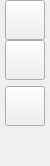
             <widget class="QWidget" name="widget_18" native="true">
              <property name="minimumSize">
               <size>
                <width>50</width>
                <height>0</height>
               </size>
              </property>
              <property name="maximumSize">
               <size>
                <width>50</width>
                <height>16777215</height>
               </size>
              </property>
              <layout class="QGridLayout" name="gridLayout_50">
               <property name="leftMargin">
                <number>0</number>
               </property>
               <property name="topMargin">
                <number>0</number>
               </property>
               <property name="rightMargin">
                <number>0</number>
               </property>
               <property name="bottomMargin">
                <number>0</number>
               </property>
               <property name="spacing">
                <number>0</number>
               </property>
               <item row="2" column="0">
                <widget class="QWidget" name="w_Plot_Area_Buttons" native="true">
                 <layout class="QVBoxLayout" name="verticalLayout">
                  <property name="leftMargin">
                   <number>0</number>
                  </property>
                  <property name="topMargin">
                   <number>0</number>
                  </property>
                  <property name="rightMargin">
                   <number>0</number>
                  </property>
                  <property name="bottomMargin">
                   <number>0</number>
                  </property>
                  <item>
                   <widget class="QPushButton" name="pb_Plot_Decorations">
                    <property name="sizePolicy">
                     <sizepolicy hsizetype="Minimum" vsizetype="Fixed">
                      <horstretch>50</horstretch>
                      <verstretch>50</verstretch>
                     </sizepolicy>
                    </property>
                    <property name="minimumSize">
                     <size>
                      <width>40</width>
                      <height>40</height>
                     </size>
                    </property>
                    <property name="maximumSize">
                     <size>
                      <width>40</width>
                      <height>40</height>
                     </size>
                    </property>
                    <property name="text">
                     <string/>
                    </property>
                    <property name="icon">
                     <iconset resource="../qss/icons.qrc">
                      <normaloff>:/icons/icons/PNG/settings.png</normaloff>:/icons/icons/PNG/settings.png</iconset>
                    </property>
                    <property name="iconSize">
                     <size>
                      <width>38</width>
                      <height>38</height>
                     </size>
                    </property>
                   </widget>
                  </item>
                  <item>
                   <widget class="QPushButton" name="pb_Machine_Parameters">
                    <property name="minimumSize">
                     <size>
                      <width>40</width>
                      <height>40</height>
                     </size>
                    </property>
                    <property name="maximumSize">
                     <size>
                      <width>40</width>
                      <height>40</height>
                     </size>
                    </property>
                    <property name="text">
                     <string/>
                    </property>
                    <property name="icon">
                     <iconset resource="../qss/icons.qrc">
                      <normaloff>:/icons/icons/PNG/accelerator.png</normaloff>:/icons/icons/PNG/accelerator.png</iconset>
                    </property>
                    <property name="iconSize">
                     <size>
                      <width>38</width>
                      <height>38</height>
                     </size>
                    </property>
                   </widget>
                  </item>
                 </layout>
                </widget>
               </item>
               <item row="10" column="0">
                <spacer name="verticalSpacer_3">
                 <property name="orientation">
                  <enum>Qt::Vertical</enum>
                 </property>
                 <property name="sizeHint" stdset="0">
                  <size>
                   <width>20</width>
                   <height>40</height>
                  </size>
                 </property>
                </spacer>
               </item>
               <item row="1" column="0">
                <widget class="QPushButton" name="pb_Plot_Area_Menu">
                 <property name="sizePolicy">
                  <sizepolicy hsizetype="Minimum" vsizetype="Fixed">
                   <horstretch>40</horstretch>
                   <verstretch>40</verstretch>
                  </sizepolicy>
                 </property>
                 <property name="minimumSize">
                  <size>
                   <width>40</width>
                   <height>40</height>
                  </size>
                 </property>
                 <property name="maximumSize">
                  <size>
                   <width>40</width>
                   <height>40</height>
                  </size>
                 </property>
                 <property name="text">
                  <string/>
                 </property>
                 <property name="icon">
                  <iconset resource="../qss/icons.qrc">
                   <normaloff>:/icons/icons/PNG/menu.png</normaloff>:/icons/icons/PNG/menu.png</iconset>
                 </property>
                 <property name="iconSize">
                  <size>
                   <width>38</width>
                   <height>38</height>
                  </size>
                 </property>
                </widget>
               </item>
              </layout>
             </widget>
